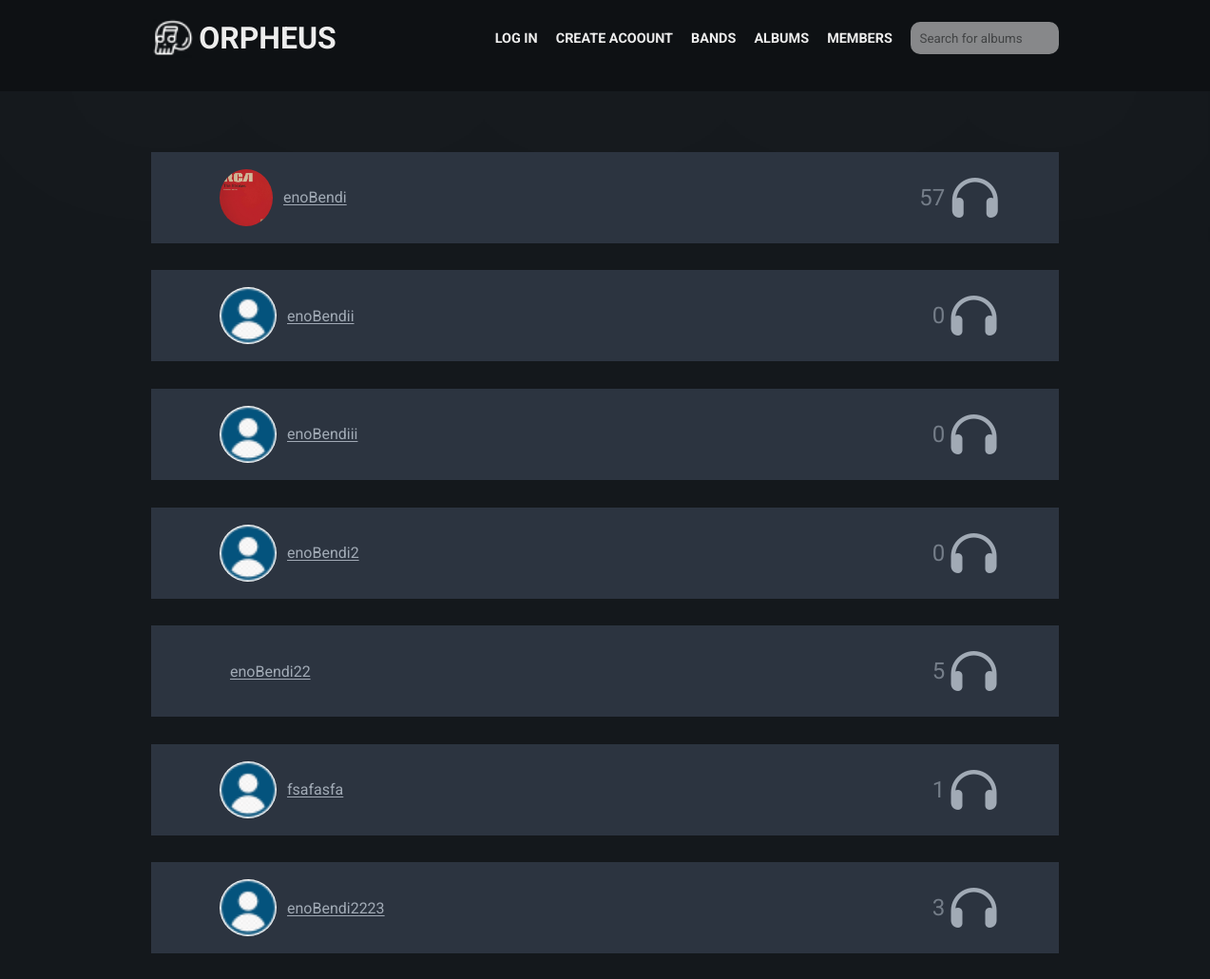
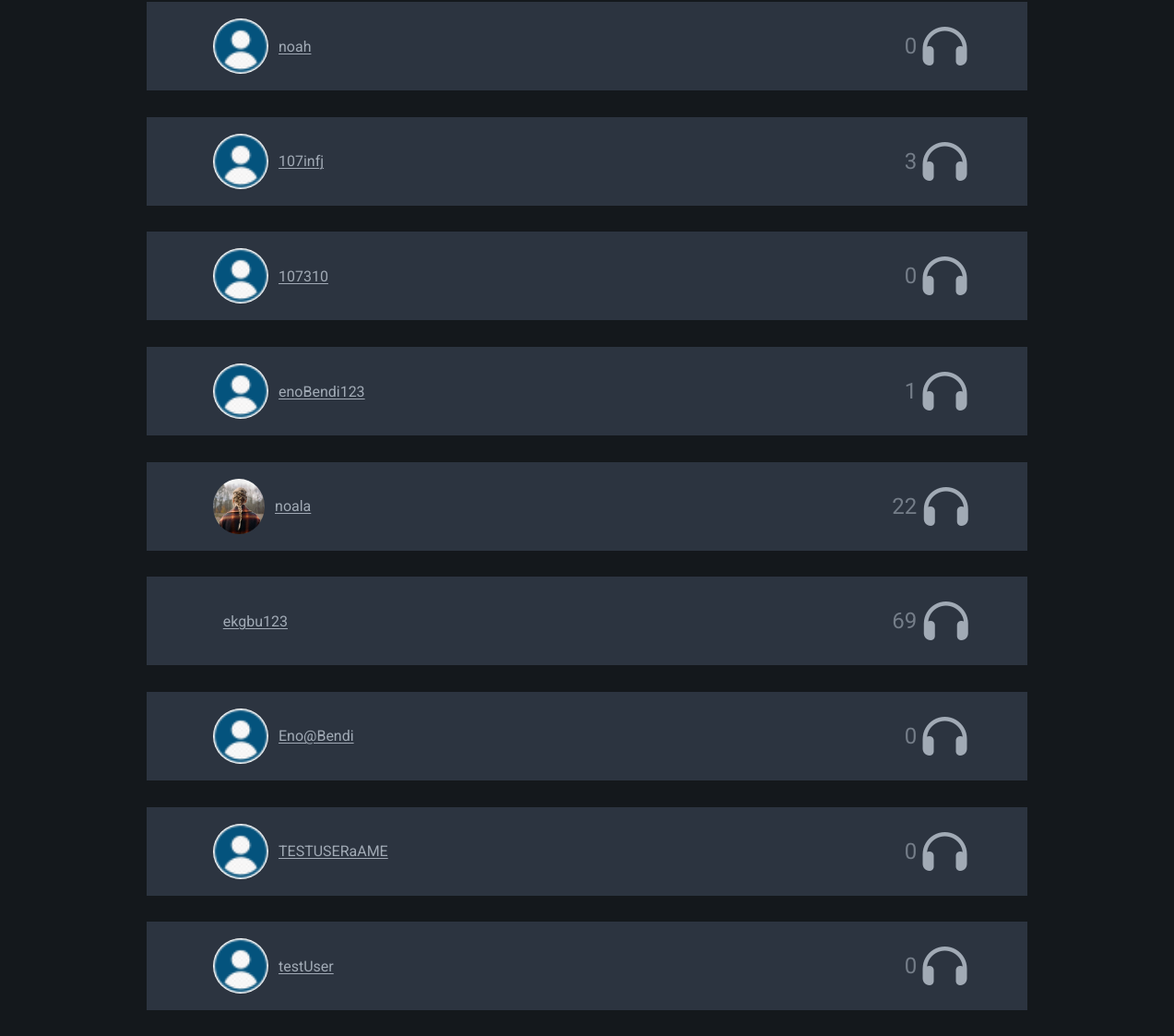
/members.php, run on the app's committed database (2 pictures, top to bottom).
### tables this page shows
CREATE TABLE `user` (
  `id` int(11) NOT NULL,
  `username` varchar(255) NOT NULL,
  `password` varchar(255) NOT NULL,
  `email` varchar(255) NOT NULL,
  `prof_pic` varchar(255) NOT NULL DEFAULT './projectimgs/png-transparent-profile-logo-computer-icons-user-user-blue-heroes-logo-thumbnail.png'
);

### members.php (the view, shortened to what this page needs)
<?php
include("php/db_connect.php");
if (isset($_SESSION['id'])) {
    $isUser = true;
    $test = $_SESSION['id'];
    $sql = "SELECT * FROM user WHERE id=$test";
    $result = mysqli_query($conn, $sql);
    $user = mysqli_fetch_assoc($result);
} else {
    $isUser = false;
}
$sql = "SELECT * FROM user";
$result = mysqli_query($conn, $sql);
$users = mysqli_fetch_all($result);
?>
<!DOCTYPE html>
<html lang="en">
<head>
    <link rel="stylesheet" href="members.css">
    <link rel="stylesheet" href="https://cdnjs.cloudflare.com/ajax/libs/font-awesome/4.7.0/css/font-awesome.min.css">
</head>
<body>
    <?php
    if ($isUser)
        include("header.php");
    else
        include("noUserHeader.php");
    ?>
    <div class="body-container">
        <div class="main-divison">
            <?php
            for ($i = 0; $i < count($users); $i++) {
                $member = $users[$i];
                $sql = "SELECT COUNT(*) AS album_count FROM log WHERE user_id = $member[0]";
                $result = mysqli_query($conn, $sql);
                $row = mysqli_fetch_assoc($result);
                $logged_number = $row['album_count'];
            ?>
                <div class="main-container">
                    <div class="inside-container">
                        <div class="members-left-contaier">
                            <img src="<?php echo ($member[4]) ?>" alt="">
                            <a href="profile.php?id=<?php echo($member[0])?>"><?php echo ($member[1]) ?></a>
                        </div>
                        <div class="members-right-container">
                            <div>
                                <span><?php echo $logged_number ?></span>
                                <button><i class="fa fa-headphones"></i></button>
                            </div>
                        </div>
                    </div>
                </div>
            <?php } ?>
        </div>
    </div>
</body>
</html>

### members.css (style rules this page uses)
:root { --primary-color: #14181c; --secondary-color: rgba(175, 12, 12, 0.629); --tertiary-color: #464a4e; --dividing-color: #c8d1dc76; --primary-text-color: #EDEDED; --secondary-text-color: rgba(255, 255, 255, 0.837); --tertiary-text-color: #c8d1dcbf; --primary-border-color: rgba(255, 255, 255, 0.341); }
* { font-family: 'Roboto', sans-serif; }
body { background-color: var(--primary-color); margin: 0 auto; min-height: calc(100vh - (6rem + 4rem)); }
.body-container { max-width: 75%; margin: 0 auto; }
.main-container { width: 100%; height: 12vh; background-color: #2c3440; display: flex; align-items: center; margin-bottom: 3%; }
.inside-container { display: flex; flex-direction: row; max-width: 85%; width:100%; margin: 0 auto; }
.members-left-contaier { display:flex; flex-direction: row; align-items: center; flex-grow: 1; gap: 1.5%; }
.members-left-contaier img { height: 60px; border-radius: 50%; }
.members-left-contaier a { color: var(--tertiary-text-color); text-decoration-color: var(--tertiary-text-color); text-decoration-thickness: 1px; text-underline-offset: 2px; }
.members-right-container { display: flex; flex-direction: row; align-items: center; gap: 20%; }
.members-right-container button { background: none; border: none; padding: 0; font: inherit; cursor: pointer; outline: inherit; color: var(--tertiary-text-color); }
.members-right-container i { font-size: 300%; }
.members-right-container div { color: var(--dividing-color); display:flex; align-items: center; gap: 10%; }
.members-right-container div span { font-size: 150%; }

### noUserHeader.css (style rules this page uses)
:root { --primary-color: #14181c; --secondary-color: rgba(175, 12, 12, 0.629); --tertiary-color: #464a4e; --dividing-color: #c8d1dc76; --primary-text-color: #EDEDED; --secondary-text-color: rgba(255, 255, 255, 0.837); --tertiary-text-color: #c8d1dcbf; --primary-border-color: rgba(255, 255, 255, 0.341); }
* { font-family: 'Roboto', sans-serif; }
body { background-color: var(--primary-color); margin: 0 auto; min-height: calc(100vh - (6rem + 4rem)); }

### data on the page
user: prof_pic (picture), username "enoBendi", logged_number "57"
user: prof_pic (picture), username "enoBendii", logged_number "0"
user: prof_pic (picture), username "enoBendiii", logged_number "0"
user: prof_pic (picture), username "enoBendi2", logged_number "0"
user: username "enoBendi22", logged_number "5"
user: prof_pic (picture), username "fsafasfa", logged_number "1"
user: prof_pic (picture), username "enoBendi2223", logged_number "3"
user: prof_pic (picture), username "noah", logged_number "0"
user: prof_pic (picture), username "107infj", logged_number "3"
user: prof_pic (picture), username "107310", logged_number "0"
user: prof_pic (picture), username "enoBendi123", logged_number "1"
user: prof_pic (picture), username "noala", logged_number "22"
user: username "ekgbu123", logged_number "69"
user: prof_pic (picture), username "Eno@Bendi", logged_number "0"
user: prof_pic (picture), username "TESTUSERaAME", logged_number "0"
user: prof_pic (picture), username "testUser", logged_number "0"
